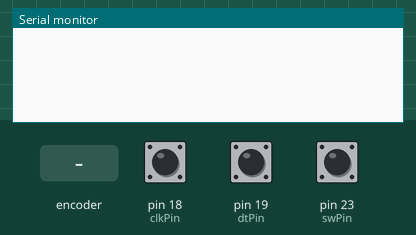
Bench run of a sketch on a simulated Arduino Mega 2560, built with avr-gcc and run on an emulated ATmega2560. On the bench: the last lines printed to the serial monitor. The test bench sets the inputs (shaded band); at power-on: pin 23 (swPin) HIGH, pin 18 (clkPin) HIGH, pin 19 (dtPin) HIGH.

Above: at 1.2 s.
1.3 s: rotary encoder on pin 18 (clkPin) / pin 19 (dtPin) turned 1 step (first pin leading)
At 2.6 s:
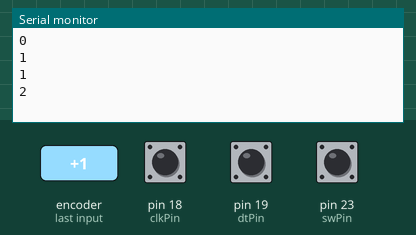
3.0 s: pin 23 (swPin) pulled LOW for 0.15 s
At 4.3 s:
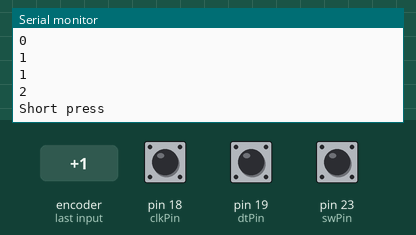
4.6 s: pin 23 (swPin) pulled LOW for 1 s
At 6.7 s:
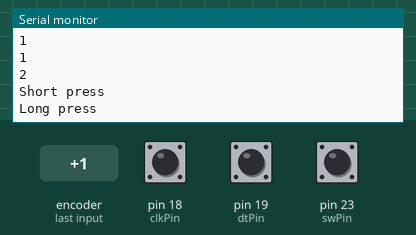
7.1 s: pin 23 (swPin) pulled LOW for 3.2 s
At 11.5 s:
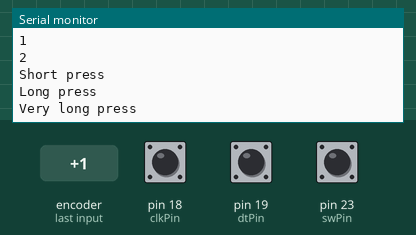
11.8 s: rotary encoder on pin 18 (clkPin) / pin 19 (dtPin) turned 1 step (first pin leading)
At 13.0 s:
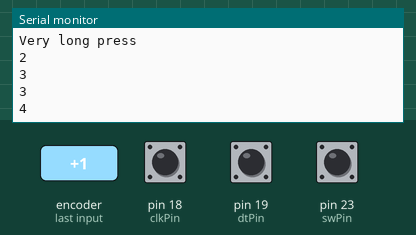
Timing chart, 0 to 14.5 s (numbered marks = the images above; inputs shaded):
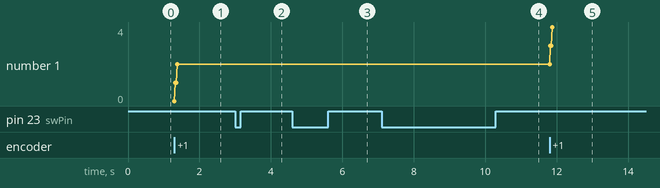

Measured:
- after the input at 1.3 s, the serial monitor: prints a new line at once (image 1)
- after the input at 3.0 s, the serial monitor: prints a new line after 0.15 s (image 2)
- after the input at 4.6 s, the serial monitor: prints a new line after 1.0 s (image 3)
- after the input at 7.1 s, the serial monitor: prints a new line after 3.2 s (image 4)
- after the input at 11.8 s, the serial monitor: prints a new line at once (image 5)
- plotted number 1: 2 → 4 after the input at 11.8 s

The sketch:

encoder_test.ino
```cpp
int clkPin = 18;
int dtPin = 19;
int swPin = 23;

int counter = 0;
byte oldAB = 0;

int8_t table[16] = {0, -1, 1, 0, 1, 0, 0, -1, -1, 0, 0, 1, 0, 1, -1, 0};

bool wasPressed = false;
unsigned long pressStartTime = 0;
int longPressThreshold = 500; // ms

void setup() {
  Serial.begin(115200);
  pinMode(clkPin, INPUT);
  pinMode(dtPin, INPUT);
  pinMode(swPin, INPUT_PULLUP);
}

void loop() {
  oldAB <<= 2;
  oldAB |= (digitalRead(clkPin) << 1) | digitalRead(dtPin);
  int8_t change = table[oldAB & 0x0F];

  if (change != 0) {
    counter += change;
    Serial.println(counter / 2);
  }

  bool isPressed = (digitalRead(swPin) == LOW);

  if (isPressed && !wasPressed) {
    pressStartTime = millis();
  }

  if (!isPressed && wasPressed) {
    unsigned long heldFor = millis() - pressStartTime;
    if (heldFor >= 2000) {
      Serial.println("Very long press");
    } else if (heldFor >= 500) {
      Serial.println("Long press");
    } else {
      Serial.println("Short press");
    }
  }

  wasPressed = isPressed;
}
```
